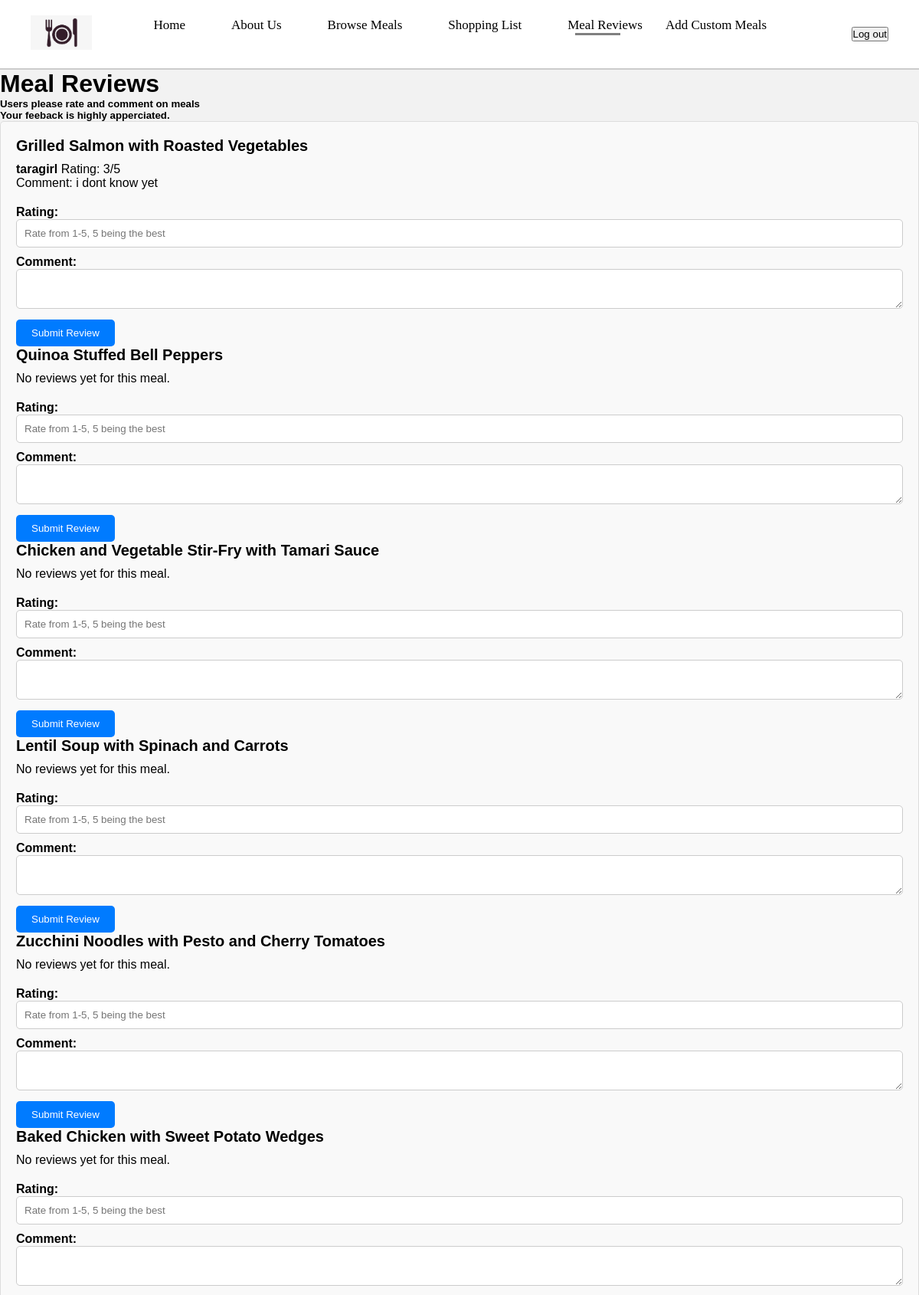
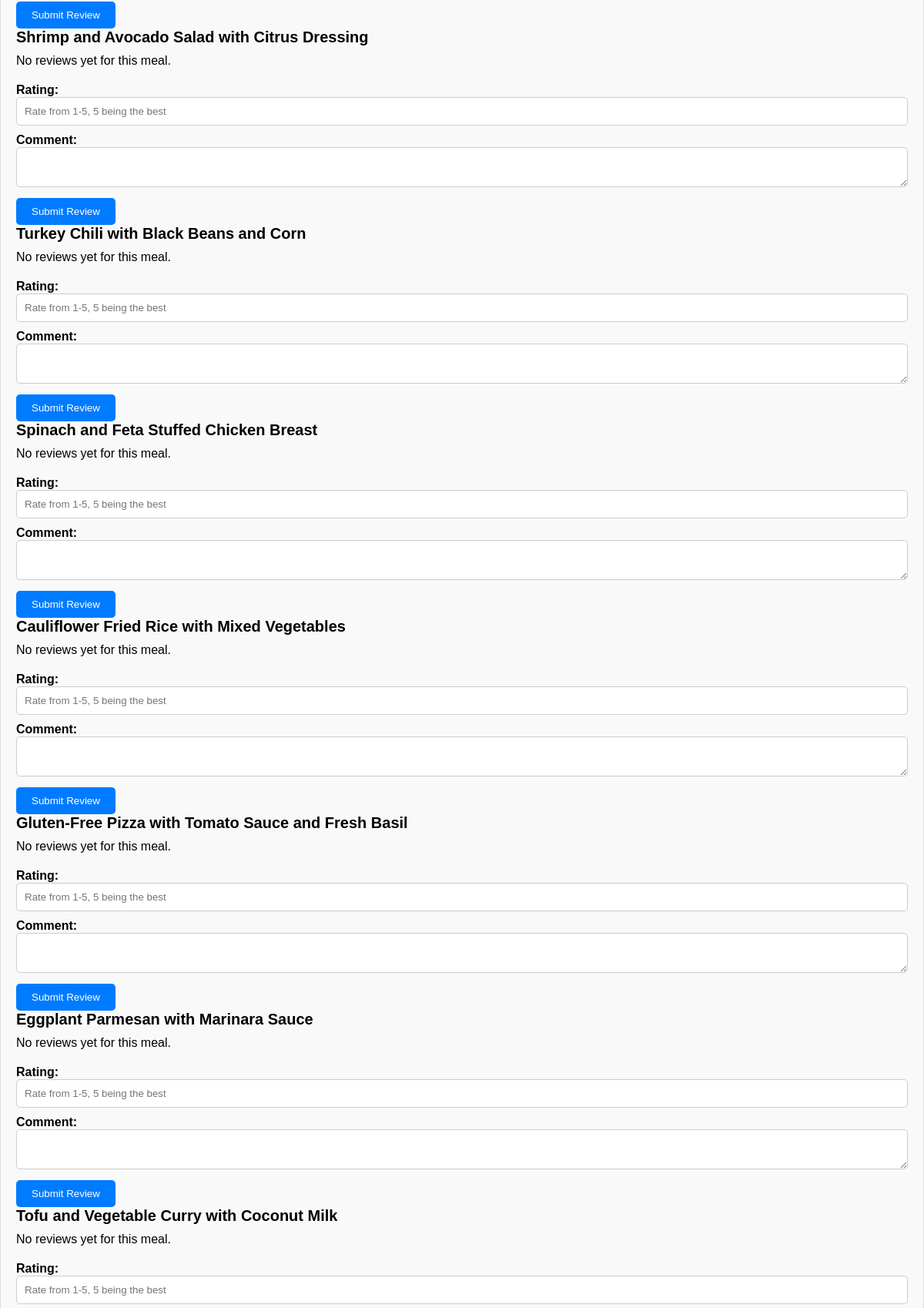
Screenshot of /Meals/rating_screen.php (upper part) with the database file from the repository (2 pictures, top to bottom).
### tables this page shows
CREATE TABLE `meals` (
  `meal_id` int(11) NOT NULL,
  `meal_name` varchar(255) NOT NULL,
  `meal_category` varchar(50) NOT NULL,
  `ingredients` text NOT NULL,
  `prep_time` time NOT NULL,
  `image_path` varchar(255) DEFAULT NULL
);

CREATE TABLE `comments` (
  `comment_id` int(11) NOT NULL,
  `user_id` int(11) DEFAULT NULL,
  `meal_id` int(11) DEFAULT NULL,
  `comment` text,
  `rating` int(11) DEFAULT NULL,
  `created_at` timestamp NOT NULL DEFAULT CURRENT_TIMESTAMP
);

CREATE TABLE `users` (
  `user_id` int(11) NOT NULL,
  `username` varchar(255) NOT NULL,
  `email` varchar(50) NOT NULL,
  `password` varchar(255) NOT NULL
);

### Meals/rating_screen.php (the view, shortened to what this page needs)
<?php
include("connect.php");
$sql_meals = "SELECT meal_id, meal_name FROM meals";
$result_meals = mysqli_query($connection, $sql_meals);
$meals = mysqli_fetch_all($result_meals, MYSQLI_ASSOC);
$reviews = [];
foreach ($meals as $meal) {
    $sql_reviews = "SELECT users.username, comments.rating, comments.comment
                    FROM comments
                    JOIN users ON comments.user_id = users.user_id
                    WHERE comments.meal_id = ?";
    $stmt_reviews = mysqli_prepare($connection, $sql_reviews);
    mysqli_stmt_bind_param($stmt_reviews, "i", $meal['meal_id']);
    mysqli_stmt_execute($stmt_reviews);
    $result_reviews = mysqli_stmt_get_result($stmt_reviews);
    $reviews[$meal['meal_id']] = mysqli_fetch_all($result_reviews, MYSQLI_ASSOC);
}
?>
<!DOCTYPE html>
<html lang="en">
<head>
    <link rel="stylesheet" href="style.css">
    <link rel="stylesheet" href="navbar.css">
</head>
<body>
<section class="menu">
        <div class="nav">
            <div class="logo">
                <img src="./Images/favicon.jpg" alt="logo"></div>
                <ul>
                    <li><a href="index.php">Home</a></li>
                    <li><a href="about.php">About Us</a></li>
                    <li><a  href="meal_gallery.php">Browse Meals</a></li>
                    <li><a href="shopping_list.php">Shopping List</a></li>
                    <li><a class="active" href="rating_screen.php">Meal Reviews</a></li>
                    <li><a href="add_meals.php">Add Custom Meals</a></li>
                </ul>
                <div class=>
                    <button class="w3-button w3-white w3-border w3-border-red w3-round-large" onclick="window.location.href='logout.php'" class="logout">Log out</button>
                </div>
        </div>
    </section>
<h1>Meal Reviews</h1>
<h5>Users please rate and comment on meals<br> Your feeback is highly apperciated. </h5>
<div class="card">
<?php foreach ($meals as $meal): ?>
    <h2><?php echo $meal['meal_name']; ?></h2>
    <ul>
        <?php if (!empty($reviews[$meal['meal_id']])): ?>
            <?php foreach ($reviews[$meal['meal_id']] as $review): ?>
                <li>
                    <strong><?php echo $review['username']; ?></strong>
                    Rating: <?php echo $review['rating']; ?>/5<br>
                    Comment: <?php echo $review['comment']; ?>
                </li>
            <?php endforeach; ?>
        <?php else: ?>
            <li>No reviews yet for this meal.</li>
        <?php endif; ?>
    </ul>
    <form method="post" action="<?php echo htmlspecialchars($_SERVER["PHP_SELF"]); ?>">
        <label for="rating">Rating:</label>
        <input type="number" name="rating" id="rating" min="1" max="5" placeholder="Rate from 1-5, 5 being the best"required>
        <br>
        <label for="comment">Comment:</label>
        <textarea name="comment" id="comment" required></textarea>
        <br>
        <button type="submit">Submit Review</button>
    </form>
<?php endforeach; ?>
        </div>
</body>
</html>
<?php include("footer.php"); ?>

### Meals/footer.php (shortened to what this page needs)
	</body>
</html>

### Meals/style.css (style rules this page uses)
.logo img { width: 80px; }
body { margin:0 100px; background-color:rgb(214, 214, 214); }
.nav { width: 100%; display:flex; justify-content: space-between; align-items: center; padding: 30px 0; }
.nav ul { display:flex; list-style: none; }
.nav ul li { margin-right: 30px; }
.nav ul li a { margin-right: 30px; text-decoration: none; font-weight: 500; font-size: 17px; }
.nav ul .active::after { content: ""; width: 60%; height: 3px; background-color:gray; display:flex; position: relative; margin-left: 10px; }

### Meals/navbar.css (style rules this page uses)
body { font-family: 'Arial', sans-serif; margin: 0; padding: 0; background-color: #f2f2f2; }
.nav { width: 100%; background-color: #fff; border-bottom: 2px solid #ccc; display: flex; justify-content: space-between; align-items: center; padding: 20px 40px; }
.nav ul { list-style: none; display: flex; margin: 0; padding: 0; }
.nav ul li { margin-right: 30px; }
.nav ul li:last-child { margin-right: 0; }
.nav ul li a { text-decoration: none; font-weight: 500; font-size: 17px; font-family: verdana; color: black; }
.logo img { width: 80px; }
.nav ul .active::after { content: ""; width: 60%; height: 3px; background-color: gray; display: flex; position: relative; margin-left: 10px; }
.card { font-family: Arial, sans-serif; background-color: #f9f9f9; border: 1px solid #ddd; border-radius: 5px; padding: 20px; margin-bottom: 20px; }
.card h2 { font-size: 20px; margin-bottom: 10px; }
.card ul { list-style-type: none; padding: 0; }
.card ul li { margin-bottom: 10px; }
.card form { margin-top: 20px; }
.card label { font-weight: bold; }
.card input[type="number"], .card textarea { width: 100%; padding: 10px; margin-bottom: 10px; border: 1px solid #ccc; border-radius: 5px; box-sizing: border-box; }
.card button[type="submit"] { padding: 10px 20px; background-color: #007bff; color: #fff; border: none; border-radius: 5px; cursor: pointer; }

### rows the page displays
meals: meal_name "Grilled Salmon with Roasted Vegetables"
comments: user.username "taragirl", rating "3", comment "i dont know yet"
meals: meal_name "Quinoa Stuffed Bell Peppers", shows "No reviews yet for this meal."
meals: meal_name "Chicken and Vegetable Stir-Fry with Tamari Sauce", shows "No reviews yet for this meal."
meals: meal_name "Lentil Soup with Spinach and Carrots", shows "No reviews yet for this meal."
meals: meal_name "Zucchini Noodles with Pesto and Cherry Tomatoes", shows "No reviews yet for this meal."
meals: meal_name "Baked Chicken with Sweet Potato Wedges", shows "No reviews yet for this meal."
meals: meal_name "Shrimp and Avocado Salad with Citrus Dressing", shows "No reviews yet for this meal."
meals: meal_name "Turkey Chili with Black Beans and Corn", shows "No reviews yet for this meal."
meals: meal_name "Spinach and Feta Stuffed Chicken Breast", shows "No reviews yet for this meal."
meals: meal_name "Cauliflower Fried Rice with Mixed Vegetables", shows "No reviews yet for this meal."
meals: meal_name "Gluten-Free Pizza with Tomato Sauce and Fresh Basil", shows "No reviews yet for this meal."
meals: meal_name "Eggplant Parmesan with Marinara Sauce", shows "No reviews yet for this meal."
meals: meal_name "Tofu and Vegetable Curry with Coconut Milk", shows "No reviews yet for this meal."
